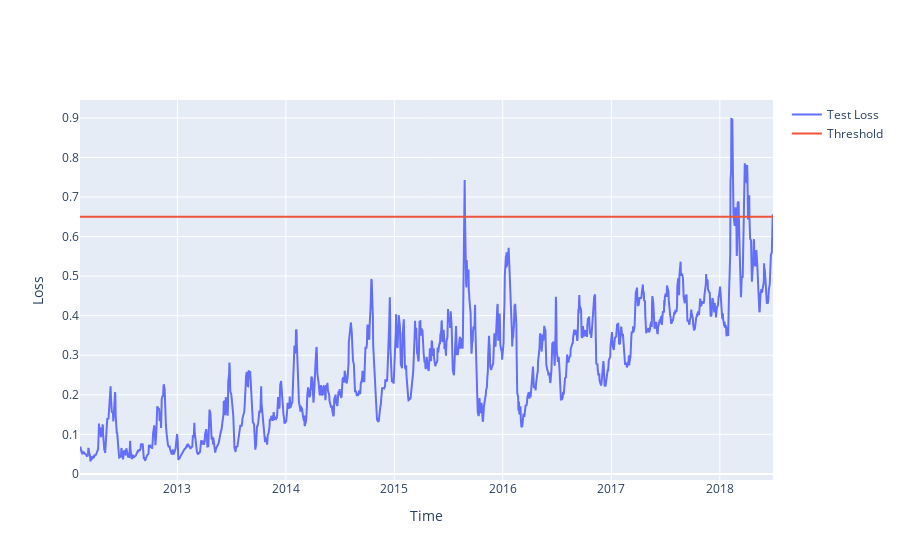

This figure's notebook cell:
### Code cell
fig = go.Figure()
fig.add_trace(go.Scatter(x=test[time_steps:]['date'],y=test_score_df['loss'],mode='lines',name='Test Loss'))
fig.add_trace(go.Scatter(x=test[time_steps:]['date'],y=test_score_df['threshold'],mode='lines',name='Threshold'))
fig.update_layout(xaxis_title='Time',yaxis_title='Loss',showlegend=True)
fig.show()

### Figure 1 — Plotly figure (JSON) as saved in the notebook; plotly's stock layout.template omitted (floating-point values rounded to 4 significant figures; data arrays with more than 128 entries replaced by an {"elided": "..."} marker saying what was removed)
{"data": [{"mode": "lines", "name": "Test Loss", "type": "scatter", "x": {"elided": "1609 str values"}, "y": {"elided": "1609 float values"}}, {"mode": "lines", "name": "Threshold", "type": "scatter", "x": {"elided": "1609 str values"}, "y": {"elided": "1609 float values"}}], "layout": {"showlegend": true, "xaxis": {"title": {"text": "Time"}}, "yaxis": {"title": {"text": "Loss"}}}}
